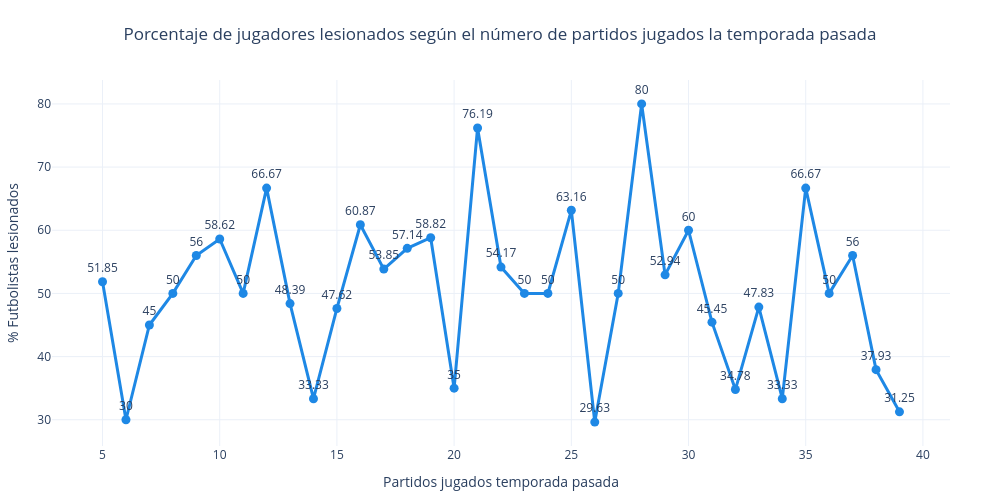

The cell this chart's notebook holds for it:
### Code cell
# Mostramos el porcentaje de judagores lesionados en función a la carga de partidos de la temporada pasada
matchesPlayedInjury = round(df_csv.groupby('Matches_Played_Past_Season')['Injury_Current_Season'].mean()*100, 2)

maxPercentage = matchesPlayedInjury.max()
maxMatches = matchesPlayedInjury.idxmax()

matchesPlayedInjury = matchesPlayedInjury.reset_index()
matchesPlayedInjury.columns = ['Matches_Played_Past_Season', 'Injured_Players']

fig = px.line(
    matchesPlayedInjury,
    x='Matches_Played_Past_Season',
    y='Injured_Players',
    markers=True,
    text='Injured_Players',
    labels={
        'Matches_Played_Past_Season': 'Partidos jugados temporada pasada',
        'Injured_Players': '% Futbolistas lesionados'
    }
)

for trace in fig.data:
    trace.update(
        line=dict(width=3, color='#1E88E5'),
        marker=dict(size=9),
        textposition='top center',
        hovertemplate='Número de partidos %{x}<br>% Jugadores lesionados: %{y}<extra></extra>'
    )

# Layout general
fig.update_layout(
    title={
        'text': 'Porcentaje de jugadores lesionados según el número de partidos jugados la temporada pasada',
        'x': 0.5,
        'xanchor': 'center'
    },
    template='plotly_white',
    height=500,
    width=1000,
    showlegend=False,
    margin=dict(t=80, l=50, r=50, b=50)
)


fig.show()
print(f'El {maxPercentage}% de los judagores que jugaron {maxMatches} partidos en la temporada pasada, se han lesionasdo esta temporada')
print(f'No se observa una relación clara o lineal entre el número de partidos jugados y el porcentaje de jugadores lesionados.')

### Figure 1 — Plotly figure (JSON) as saved in the notebook; plotly's stock layout.template omitted (floating-point values rounded to 4 significant figures)
{"data": [{"hovertemplate": "Número de partidos %{x}<br>% Jugadores lesionados: %{y}<extra></extra>", "legendgroup": "", "line": {"color": "#1E88E5", "dash": "solid", "width": 3}, "marker": {"size": 9, "symbol": "circle"}, "mode": "lines+markers+text", "name": "", "orientation": "v", "showlegend": false, "text": [51.85, 30.0, 45.0, 50.0, 56.0, 58.62, 50.0, 66.67, 48.39, 33.33, 47.62, 60.87, 53.85, 57.14, 58.82, 35.0, 76.19, 54.17, 50.0, 50.0, 63.16, 29.63, 50.0, 80.0, 52.94, 60.0, 45.45, 34.78, 47.83, 33.33, 66.67, 50.0, 56.0, 37.93, 31.25], "textposition": "top center", "type": "scatter", "x": [5, 6, 7, 8, 9, 10, 11, 12, 13, 14, 15, 16, 17, 18, 19, 20, 21, 22, 23, 24, 25, 26, 27, 28, 29, 30, 31, 32, 33, 34, 35, 36, 37, 38, 39], "xaxis": "x", "y": [51.85, 30.0, 45.0, 50.0, 56.0, 58.62, 50.0, 66.67, 48.39, 33.33, 47.62, 60.87, 53.85, 57.14, 58.82, 35.0, 76.19, 54.17, 50.0, 50.0, 63.16, 29.63, 50.0, 80.0, 52.94, 60.0, 45.45, 34.78, 47.83, 33.33, 66.67, 50.0, 56.0, 37.93, 31.25], "yaxis": "y"}], "layout": {"height": 500, "legend": {"tracegroupgap": 0}, "margin": {"b": 50, "l": 50, "r": 50, "t": 80}, "showlegend": false, "title": {"text": "Porcentaje de jugadores lesionados según el número de partidos jugados la temporada pasada", "x": 0.5, "xanchor": "center"}, "width": 1000, "xaxis": {"anchor": "y", "domain": [0, 1], "title": {"text": "Partidos jugados temporada pasada"}}, "yaxis": {"anchor": "x", "domain": [0, 1], "title": {"text": "% Futbolistas lesionados"}}}}
